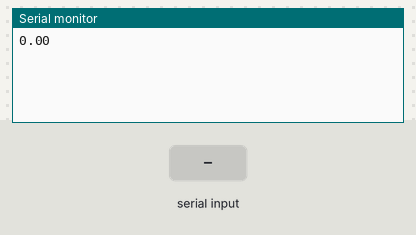
Simulated run of this sketch. Board: Arduino Uno, built with avr-gcc and run on an emulated ATmega328P. Parts: the last lines printed to the serial monitor. The test bench sets the inputs (shaded band).

Above: at 1.2 s.
1.3 s: "90,45\n" received over Serial
At 2.1 s:
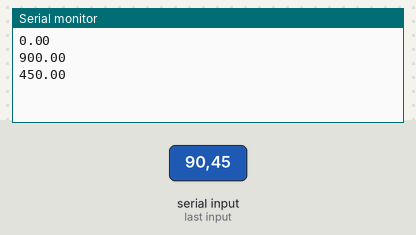
2.8 s: "30,150\n" received over Serial
At 3.2 s:
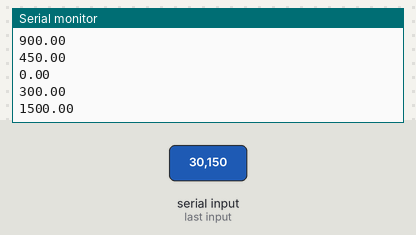
Timing chart, 0 to 5.8 s (numbered marks = the images above; inputs shaded):
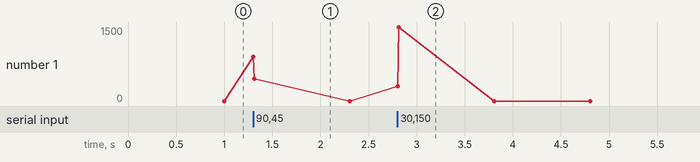

Measured:
- after the input at 1.3 s, the serial monitor: prints a new line at once (image 1)
- after the input at 2.8 s, the serial monitor: prints a new line at once (image 2)

The sketch:

read.ino
```cpp
int i=0;

void setup() {
	Serial.begin(9600);
}

void loop() {
float data = Serial.parseFloat();
//int i_data = data;
Serial.println((data*10));


}
```
